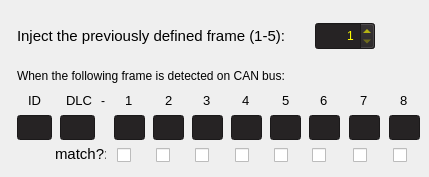
     <widget class="QWidget" name="frame_tab">
      <attribute name="title">
       <string>Frame</string>
      </attribute>
      <widget class="QLabel" name="label_9">
       <property name="geometry">
        <rect>
         <x>17</x>
         <y>25</y>
         <width>291</width>
         <height>21</height>
        </rect>
       </property>
       <property name="font">
        <font>
         <pointsize>11</pointsize>
        </font>
       </property>
       <property name="text">
        <string>Inject the previously defined frame (1-5):</string>
       </property>
      </widget>
      <widget class="QSpinBox" name="af_pre_frame_number">
       <property name="geometry">
        <rect>
         <x>315</x>
         <y>22</y>
         <width>60</width>
         <height>28</height>
        </rect>
       </property>
       <property name="styleSheet">
        <string notr="true">font: 16pt &quot;Digital-7&quot;;
background-color:rgb(38, 35, 36);
color:yellow;</string>
       </property>
       <property name="alignment">
        <set>Qt::AlignRight|Qt::AlignTrailing|Qt::AlignVCenter</set>
       </property>
       <property name="minimum">
        <number>1</number>
       </property>
       <property name="maximum">
        <number>5</number>
       </property>
      </widget>
      <widget class="QLabel" name="label_10">
       <property name="geometry">
        <rect>
         <x>17</x>
         <y>65</y>
         <width>381</width>
         <height>21</height>
        </rect>
       </property>
       <property name="text">
        <string>When the following frame is detected on CAN bus:</string>
       </property>
      </widget>
      <widget class="QLineEdit" name="id_match">
       <property name="geometry">
        <rect>
         <x>17</x>
         <y>115</y>
         <width>35</width>
         <height>25</height>
        </rect>
       </property>
       <property name="layoutDirection">
        <enum>Qt::RightToLeft</enum>
       </property>
       <property name="styleSheet">
        <string notr="true">font: 17pt &quot;Digital-7&quot;;
background-color:rgb(38, 35, 36);
color:yellow;</string>
       </property>
       <property name="alignment">
        <set>Qt::AlignRight|Qt::AlignTrailing|Qt::AlignVCenter</set>
       </property>
      </widget>
      <widget class="QLineEdit" name="dlc_match">
       <property name="geometry">
        <rect>
         <x>60</x>
         <y>115</y>
         <width>35</width>
         <height>25</height>
        </rect>
       </property>
       <property name="layoutDirection">
        <enum>Qt::RightToLeft</enum>
       </property>
       <property name="styleSheet">
        <string notr="true">font: 17pt &quot;Digital-7&quot;;
background-color:rgb(38, 35, 36);
color:yellow;</string>
       </property>
       <property name="alignment">
        <set>Qt::AlignRight|Qt::AlignTrailing|Qt::AlignVCenter</set>
       </property>
      </widget>
      <widget class="QLineEdit" name="d1_match">
       <property name="geometry">
        <rect>
         <x>114</x>
         <y>115</y>
         <width>31</width>
         <height>25</height>
        </rect>
       </property>
       <property name="layoutDirection">
        <enum>Qt::RightToLeft</enum>
       </property>
       <property name="styleSheet">
        <string notr="true">font: 17pt &quot;Digital-7&quot;;
background-color:rgb(38, 35, 36);
color:yellow;</string>
       </property>
       <property name="alignment">
        <set>Qt::AlignRight|Qt::AlignTrailing|Qt::AlignVCenter</set>
       </property>
      </widget>
      <widget class="QLineEdit" name="d2_match">
       <property name="geometry">
        <rect>
         <x>153</x>
         <y>115</y>
         <width>31</width>
         <height>25</height>
        </rect>
       </property>
       <property name="layoutDirection">
        <enum>Qt::RightToLeft</enum>
       </property>
       <property name="styleSheet">
        <string notr="true">font: 17pt &quot;Digital-7&quot;;
background-color:rgb(38, 35, 36);
color:yellow;</string>
       </property>
       <property name="alignment">
        <set>Qt::AlignRight|Qt::AlignTrailing|Qt::AlignVCenter</set>
       </property>
      </widget>
      <widget class="QLineEdit" name="d4_match">
       <property name="geometry">
        <rect>
         <x>231</x>
         <y>115</y>
         <width>31</width>
         <height>25</height>
        </rect>
       </property>
       <property name="layoutDirection">
        <enum>Qt::RightToLeft</enum>
       </property>
       <property name="styleSheet">
        <string notr="true">font: 17pt &quot;Digital-7&quot;;
background-color:rgb(38, 35, 36);
color:yellow;</string>
       </property>
       <property name="alignment">
        <set>Qt::AlignRight|Qt::AlignTrailing|Qt::AlignVCenter</set>
       </property>
      </widget>
      <widget class="QLineEdit" name="d6_match">
       <property name="geometry">
        <rect>
         <x>309</x>
         <y>115</y>
         <width>31</width>
         <height>25</height>
        </rect>
       </property>
       <property name="layoutDirection">
        <enum>Qt::RightToLeft</enum>
       </property>
       <property name="styleSheet">
        <string notr="true">font: 17pt &quot;Digital-7&quot;;
background-color:rgb(38, 35, 36);
color:yellow;</string>
       </property>
       <property name="alignment">
        <set>Qt::AlignRight|Qt::AlignTrailing|Qt::AlignVCenter</set>
       </property>
      </widget>
      <widget class="QLineEdit" name="d3_match">
       <property name="geometry">
        <rect>
         <x>192</x>
         <y>115</y>
         <width>31</width>
         <height>25</height>
        </rect>
       </property>
       <property name="layoutDirection">
        <enum>Qt::RightToLeft</enum>
       </property>
       <property name="styleSheet">
        <string notr="true">font: 17pt &quot;Digital-7&quot;;
background-color:rgb(38, 35, 36);
color:yellow;</string>
       </property>
       <property name="alignment">
        <set>Qt::AlignRight|Qt::AlignTrailing|Qt::AlignVCenter</set>
       </property>
      </widget>
      <widget class="QLineEdit" name="d5_match">
       <property name="geometry">
        <rect>
         <x>270</x>
         <y>115</y>
         <width>31</width>
         <height>25</height>
        </rect>
       </property>
       <property name="layoutDirection">
        <enum>Qt::RightToLeft</enum>
       </property>
       <property name="styleSheet">
        <string notr="true">font: 17pt &quot;Digital-7&quot;;
background-color:rgb(38, 35, 36);
color:yellow;</string>
       </property>
       <property name="alignment">
        <set>Qt::AlignRight|Qt::AlignTrailing|Qt::AlignVCenter</set>
       </property>
      </widget>
      <widget class="QLineEdit" name="d7_match">
       <property name="geometry">
        <rect>
         <x>349</x>
         <y>115</y>
         <width>31</width>
         <height>25</height>
        </rect>
       </property>
       <property name="layoutDirection">
        <enum>Qt::RightToLeft</enum>
       </property>
       <property name="styleSheet">
        <string notr="true">font: 17pt &quot;Digital-7&quot;;
background-color:rgb(38, 35, 36);
color:yellow;</string>
       </property>
       <property name="alignment">
        <set>Qt::AlignRight|Qt::AlignTrailing|Qt::AlignVCenter</set>
       </property>
      </widget>
      <widget class="QLabel" name="label_11">
       <property name="geometry">
        <rect>
         <x>28</x>
         <y>90</y>
         <width>21</width>
         <height>21</height>
        </rect>
       </property>
       <property name="font">
        <font>
         <pointsize>10</pointsize>
        </font>
       </property>
       <property name="text">
        <string>ID</string>
       </property>
      </widget>
      <widget class="QLabel" name="label_12">
       <property name="geometry">
        <rect>
         <x>66</x>
         <y>90</y>
         <width>31</width>
         <height>21</height>
        </rect>
       </property>
       <property name="font">
        <font>
         <pointsize>10</pointsize>
        </font>
       </property>
       <property name="text">
        <string>DLC</string>
       </property>
      </widget>
      <widget class="QLabel" name="label_13">
       <property name="geometry">
        <rect>
         <x>125</x>
         <y>90</y>
         <width>16</width>
         <height>21</height>
        </rect>
       </property>
       <property name="font">
        <font>
         <pointsize>10</pointsize>
        </font>
       </property>
       <property name="text">
        <string>1</string>
       </property>
      </widget>
      <widget class="QLabel" name="label_14">
       <property name="geometry">
        <rect>
         <x>165</x>
         <y>90</y>
         <width>16</width>
         <height>21</height>
        </rect>
       </property>
       <property name="font">
        <font>
         <pointsize>10</pointsize>
        </font>
       </property>
       <property name="text">
        <string>2</string>
       </property>
      </widget>
      <widget class="QLabel" name="label_15">
       <property name="geometry">
        <rect>
         <x>203</x>
         <y>90</y>
         <width>16</width>
         <height>21</height>
        </rect>
       </property>
       <property name="font">
        <font>
         <pointsize>10</pointsize>
        </font>
       </property>
       <property name="text">
        <string>3</string>
       </property>
      </widget>
      <widget class="QLineEdit" name="d8_match">
       <property name="geometry">
        <rect>
         <x>389</x>
         <y>115</y>
         <width>31</width>
         <height>25</height>
        </rect>
       </property>
       <property name="layoutDirection">
        <enum>Qt::RightToLeft</enum>
       </property>
       <property name="styleSheet">
        <string notr="true">font: 17pt &quot;Digital-7&quot;;
background-color:rgb(38, 35, 36);
color:yellow;</string>
       </property>
       <property name="alignment">
        <set>Qt::AlignRight|Qt::AlignTrailing|Qt::AlignVCenter</set>
       </property>
      </widget>
      <widget class="QLabel" name="label_16">
       <property name="geometry">
        <rect>
         <x>101</x>
         <y>90</y>
         <width>10</width>
         <height>21</height>
        </rect>
       </property>
       <property name="text">
        <string>-</string>
       </property>
      </widget>
      <widget class="QLabel" name="label_17">
       <property name="geometry">
        <rect>
         <x>242</x>
         <y>90</y>
         <width>16</width>
         <height>21</height>
        </rect>
       </property>
       <property name="font">
        <font>
         <pointsize>10</pointsize>
        </font>
       </property>
       <property name="text">
        <string>4</string>
       </property>
      </widget>
      <widget class="QLabel" name="label_18">
       <property name="geometry">
        <rect>
         <x>282</x>
         <y>90</y>
         <width>16</width>
         <height>21</height>
        </rect>
       </property>
       <property name="font">
        <font>
         <pointsize>10</pointsize>
        </font>
       </property>
       <property name="text">
        <string>5</string>
       </property>
      </widget>
      <widget class="QLabel" name="label_19">
       <property name="geometry">
        <rect>
         <x>320</x>
         <y>90</y>
         <width>16</width>
         <height>21</height>
        </rect>
       </property>
       <property name="font">
        <font>
         <pointsize>10</pointsize>
        </font>
       </property>
       <property name="text">
        <string>6</string>
       </property>
      </widget>
      <widget class="QLabel" name="label_20">
       <property name="geometry">
        <rect>
         <x>360</x>
         <y>90</y>
         <width>16</width>
         <height>21</height>
        </rect>
       </property>
       <property name="font">
        <font>
         <pointsize>10</pointsize>
        </font>
       </property>
       <property name="text">
        <string>7</string>
       </property>
      </widget>
      <widget class="QLabel" name="label_21">
       <property name="geometry">
        <rect>
         <x>400</x>
         <y>90</y>
         <width>16</width>
         <height>21</height>
        </rect>
       </property>
       <property name="font">
        <font>
         <pointsize>10</pointsize>
        </font>
       </property>
       <property name="text">
        <string>8</string>
       </property>
      </widget>
      <widget class="QCheckBox" name="md1">
       <property name="geometry">
        <rect>
         <x>117</x>
         <y>142</y>
         <width>21</width>
         <height>26</height>
        </rect>
       </property>
       <property name="text">
        <string/>
       </property>
       <property name="checked">
        <bool>false</bool>
       </property>
      </widget>
      <widget class="QCheckBox" name="md8">
       <property name="geometry">
        <rect>
         <x>393</x>
         <y>142</y>
         <width>21</width>
         <height>26</height>
        </rect>
       </property>
       <property name="text">
        <string/>
       </property>
       <property name="checked">
        <bool>false</bool>
       </property>
      </widget>
      <widget class="QCheckBox" name="md7">
       <property name="geometry">
        <rect>
         <x>353</x>
         <y>142</y>
         <width>21</width>
         <height>26</height>
        </rect>
       </property>
       <property name="text">
        <string/>
       </property>
       <property name="checked">
        <bool>false</bool>
       </property>
      </widget>
      <widget class="QCheckBox" name="md6">
       <property name="geometry">
        <rect>
         <x>312</x>
         <y>142</y>
         <width>21</width>
         <height>26</height>
        </rect>
       </property>
       <property name="text">
        <string/>
       </property>
       <property name="checked">
        <bool>false</bool>
       </property>
      </widget>
      <widget class="QCheckBox" name="md5">
       <property name="geometry">
        <rect>
         <x>274</x>
         <y>142</y>
         <width>21</width>
         <height>26</height>
        </rect>
       </property>
       <property name="text">
        <string/>
       </property>
       <property name="checked">
        <bool>false</bool>
       </property>
      </widget>
      <widget class="QCheckBox" name="md2">
       <property name="geometry">
        <rect>
         <x>156</x>
         <y>142</y>
         <width>21</width>
         <height>26</height>
        </rect>
       </property>
       <property name="text">
        <string/>
       </property>
       <property name="checked">
        <bool>false</bool>
       </property>
      </widget>
      <widget class="QCheckBox" name="md4">
       <property name="geometry">
        <rect>
         <x>235</x>
         <y>142</y>
         <width>21</width>
         <height>26</height>
        </rect>
       </property>
       <property name="text">
        <string/>
       </property>
       <property name="checked">
        <bool>false</bool>
       </property>
      </widget>
      <widget class="QCheckBox" name="md3">
       <property name="geometry">
        <rect>
         <x>195</x>
         <y>142</y>
         <width>21</width>
         <height>26</height>
        </rect>
       </property>
       <property name="text">
        <string/>
       </property>
       <property name="checked">
        <bool>false</bool>
       </property>
      </widget>
      <widget class="QLabel" name="label_22">
       <property name="geometry">
        <rect>
         <x>55</x>
         <y>143</y>
         <width>51</width>
         <height>21</height>
        </rect>
       </property>
       <property name="font">
        <font>
         <pointsize>11</pointsize>
        </font>
       </property>
       <property name="text">
        <string>match?:</string>
       </property>
      </widget>
     </widget>
